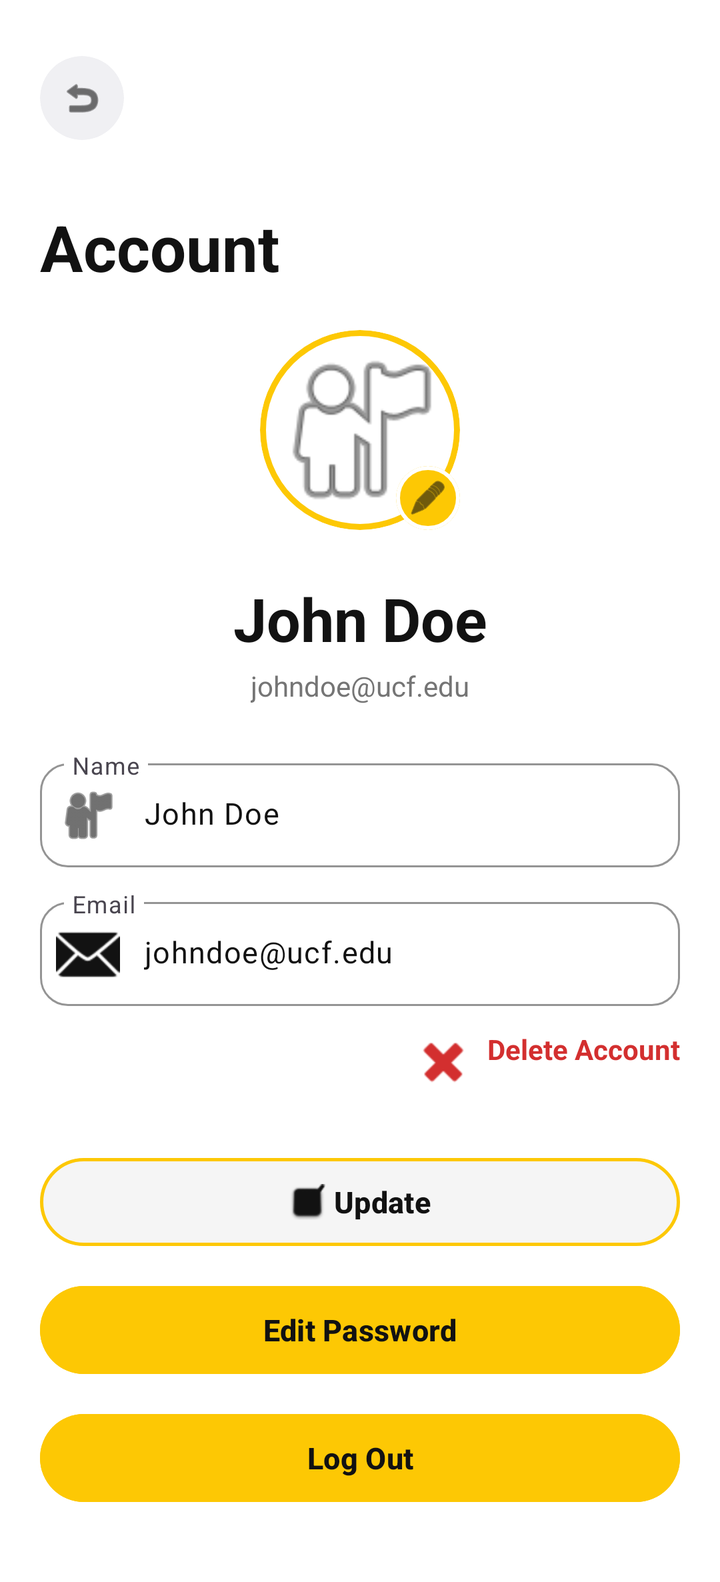
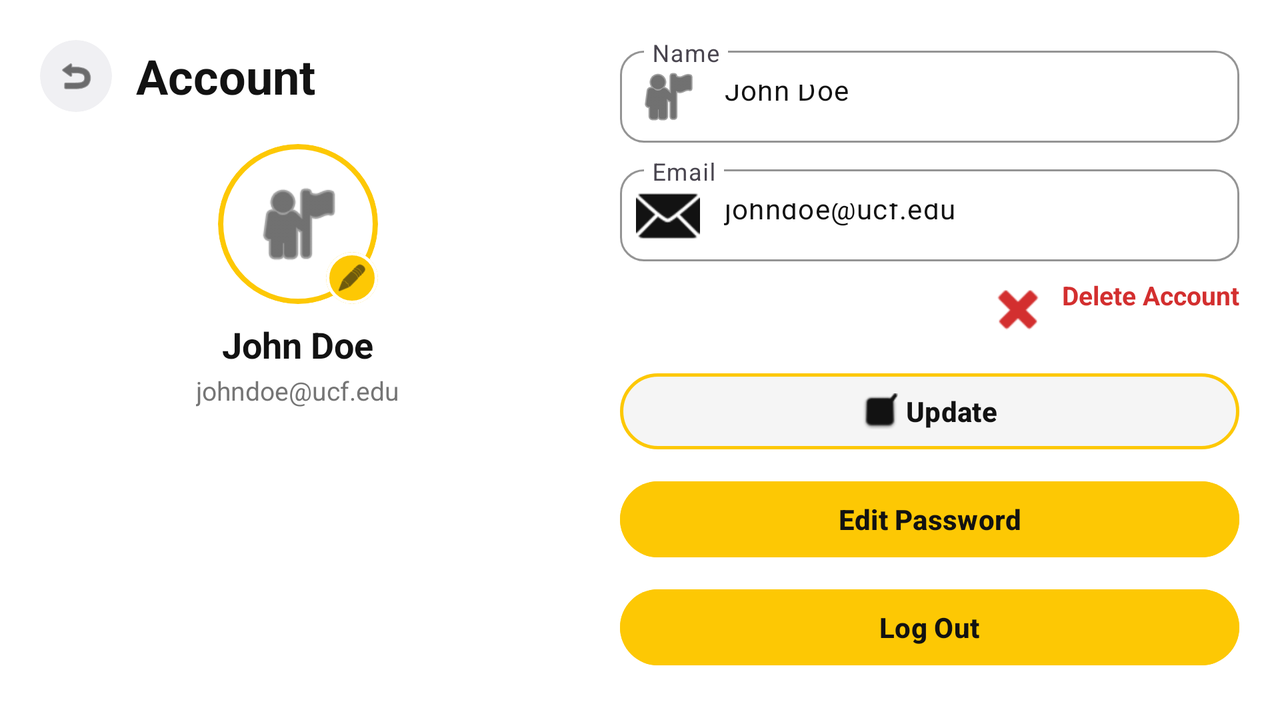

Compare how this app lays out the same screen by default and in its alternative resource folder. The renders come first, then the two layout files and the values they reference.
<!-- AndroidManifest.xml: application theme Theme.AudioGraffiti -->
<!-- res/layout/setting_account_page.xml -->
<?xml version="1.0" encoding="utf-8"?>
<ScrollView xmlns:android="http://schemas.android.com/apk/res/android"
    xmlns:app="http://schemas.android.com/apk/res-auto"
    xmlns:tools="http://schemas.android.com/tools"
    android:layout_width="match_parent"
    android:layout_height="match_parent"
    android:background="#FFFFFF"
    android:fillViewport="true">

    <androidx.constraintlayout.widget.ConstraintLayout
        android:layout_width="match_parent"
        android:layout_height="wrap_content"
        android:padding="20dp">

        
        <com.google.android.material.card.MaterialCardView
            android:id="@+id/back_button_card"
            android:layout_width="42dp"
            android:layout_height="42dp"
            android:layout_marginTop="8dp"
            app:cardBackgroundColor="#F0F0F3"
            app:cardCornerRadius="21dp"
            app:cardElevation="0dp"
            app:strokeWidth="0dp"
            app:layout_constraintStart_toStartOf="parent"
            app:layout_constraintTop_toTopOf="parent">

            <ImageView
                android:layout_width="match_parent"
                android:layout_height="match_parent"
                android:contentDescription="Back"
                android:padding="10dp"
                android:src="@android:drawable/ic_menu_revert"
                app:tint="#121212" />
        </com.google.android.material.card.MaterialCardView>

        
        <TextView
            android:id="@+id/screen_title"
            android:layout_width="wrap_content"
            android:layout_height="wrap_content"
            android:layout_marginTop="32dp"
            android:text="Account"
            android:textColor="#121212"
            android:textSize="32sp"
            android:textStyle="bold"
            app:layout_constraintStart_toStartOf="parent"
            app:layout_constraintTop_toBottomOf="@+id/back_button_card" />

        
        <FrameLayout
            android:id="@+id/avatar_container"
            android:layout_width="100dp"
            android:layout_height="100dp"
            android:layout_marginTop="20dp"
            app:layout_constraintEnd_toEndOf="parent"
            app:layout_constraintStart_toStartOf="parent"
            app:layout_constraintTop_toBottomOf="@+id/screen_title">

            
            <com.google.android.material.card.MaterialCardView
                android:layout_width="100dp"
                android:layout_height="100dp"
                app:cardBackgroundColor="#FFFFFF"
                app:cardCornerRadius="50dp"
                app:cardElevation="0dp"
                app:strokeColor="#FDC804"
                app:strokeWidth="3dp">

                <ImageView
                    android:id="@+id/avatar_imageView"
                    android:layout_width="match_parent"
                    android:layout_height="match_parent"
                    android:contentDescription="Profile Avatar"
                    android:padding="4dp"
                    android:scaleType="centerCrop"
                    android:src="@android:drawable/ic_menu_myplaces" />
            </com.google.android.material.card.MaterialCardView>

            
            <com.google.android.material.card.MaterialCardView
                android:id="@+id/edit_avatar_badge"
                android:layout_width="32dp"
                android:layout_height="32dp"
                android:layout_gravity="bottom|end"
                app:cardBackgroundColor="#FDC804"
                app:cardCornerRadius="16dp"
                app:cardElevation="0dp"
                app:strokeColor="#FFFFFF"
                app:strokeWidth="2dp">

                <ImageView
                    android:layout_width="match_parent"
                    android:layout_height="match_parent"
                    android:contentDescription="Edit Avatar"
                    android:padding="6dp"
                    android:src="@android:drawable/ic_menu_edit"
                    app:tint="#121212" />
            </com.google.android.material.card.MaterialCardView>
        </FrameLayout>

        
        <TextView
            android:id="@+id/username_textView"
            android:layout_width="wrap_content"
            android:layout_height="wrap_content"
            android:layout_marginTop="24dp"
            android:text="John Doe"
            android:textColor="#121212"
            android:textSize="30sp"
            android:textStyle="bold"
            app:layout_constraintEnd_toEndOf="parent"
            app:layout_constraintStart_toStartOf="parent"
            app:layout_constraintTop_toBottomOf="@+id/avatar_container" />

        
        <TextView
            android:id="@+id/email_textView"
            android:layout_width="wrap_content"
            android:layout_height="wrap_content"
            android:layout_marginTop="4dp"
            android:text="johndoe@ucf.edu"
            android:textColor="#757575"
            android:textSize="14sp"
            app:layout_constraintEnd_toEndOf="parent"
            app:layout_constraintStart_toStartOf="parent"
            app:layout_constraintTop_toBottomOf="@+id/username_textView" />

        
        <LinearLayout
            android:id="@+id/input_fields_container"
            android:layout_width="0dp"
            android:layout_height="wrap_content"
            android:layout_marginTop="24dp"
            android:orientation="vertical"
            app:layout_constraintEnd_toEndOf="parent"
            app:layout_constraintStart_toStartOf="parent"
            app:layout_constraintTop_toBottomOf="@+id/email_textView">

            
            <com.google.android.material.textfield.TextInputLayout
                android:id="@+id/nameInputLayout"
                style="@style/Widget.Material3.TextInputLayout.OutlinedBox"
                android:layout_width="match_parent"
                android:layout_height="wrap_content"
                android:layout_marginBottom="12dp"
                android:hint="Name"
                app:boxCornerRadiusBottomEnd="14dp"
                app:boxCornerRadiusBottomStart="14dp"
                app:boxCornerRadiusTopEnd="14dp"
                app:boxCornerRadiusTopStart="14dp"
                app:boxStrokeColor="#FDC804"
                app:startIconDrawable="@android:drawable/ic_menu_myplaces"
                app:startIconTint="#121212">

                <com.google.android.material.textfield.TextInputEditText
                    android:id="@+id/userName_edit"
                    android:layout_width="match_parent"
                    android:layout_height="52dp"
                    android:inputType="textPersonName"
                    android:text="John Doe"
                    android:textColor="#121212"
                    android:textSize="15sp" />
            </com.google.android.material.textfield.TextInputLayout>

            
            <com.google.android.material.textfield.TextInputLayout
                android:id="@+id/emailInputLayout"
                style="@style/Widget.Material3.TextInputLayout.OutlinedBox"
                android:layout_width="match_parent"
                android:layout_height="wrap_content"
                android:hint="Email"
                app:boxCornerRadiusBottomEnd="14dp"
                app:boxCornerRadiusBottomStart="14dp"
                app:boxCornerRadiusTopEnd="14dp"
                app:boxCornerRadiusTopStart="14dp"
                app:boxStrokeColor="#FDC804"
                app:startIconDrawable="@android:drawable/ic_dialog_email"
                app:startIconTint="#121212">

                <com.google.android.material.textfield.TextInputEditText
                    android:id="@+id/email_edit"
                    android:layout_width="match_parent"
                    android:layout_height="52dp"
                    android:inputType="textEmailAddress"
                    android:text="johndoe@ucf.edu"
                    android:textColor="#121212"
                    android:textSize="15sp" />
            </com.google.android.material.textfield.TextInputLayout>

        </LinearLayout>

        
        <TextView
            android:id="@+id/deleteAccount_textLink"
            android:layout_width="wrap_content"
            android:layout_height="wrap_content"
            android:layout_marginTop="12dp"
            android:drawablePadding="6dp"
            android:text="Delete Account"
            android:textColor="#D32F2F"
            android:textSize="14sp"
            android:textStyle="bold"
            app:drawableStartCompat="@android:drawable/ic_delete"
            app:drawableTint="#D32F2F"
            app:layout_constraintEnd_toEndOf="parent"
            app:layout_constraintTop_toBottomOf="@+id/input_fields_container" />

        
        <LinearLayout
            android:id="@+id/buttons_container"
            android:layout_width="0dp"
            android:layout_height="wrap_content"
            android:layout_marginTop="28dp"
            android:orientation="vertical"
            app:layout_constraintBottom_toBottomOf="parent"
            app:layout_constraintEnd_toEndOf="parent"
            app:layout_constraintStart_toStartOf="parent"
            app:layout_constraintTop_toBottomOf="@+id/deleteAccount_textLink"
            app:layout_constraintVertical_bias="1.0">

            
            <Button
                android:id="@+id/update_button"
                style="@style/Widget.Material3.Button.OutlinedButton"
                android:layout_width="match_parent"
                android:layout_height="52dp"
                android:layout_marginBottom="12dp"
                android:backgroundTint="#F5F5F5"
                android:text="Update"
                android:textColor="#121212"
                android:textSize="15sp"
                android:textStyle="bold"
                app:cornerRadius="26dp"
                app:icon="@android:drawable/checkbox_on_background"
                app:iconGravity="textStart"
                app:iconTint="#121212"
                app:strokeColor="#FDC804"
                app:strokeWidth="1.5dp" />

            
            <Button
                android:id="@+id/editPassword_button"
                android:layout_width="match_parent"
                android:layout_height="52dp"
                android:layout_marginBottom="12dp"
                android:backgroundTint="#FDC804"
                android:text="Edit Password"
                android:textColor="#121212"
                android:textSize="15sp"
                android:textStyle="bold"
                app:cornerRadius="26dp" />

            
            <Button
                android:id="@+id/logout_button_account"
                android:layout_width="match_parent"
                android:layout_height="52dp"
                android:layout_marginBottom="16dp"
                android:backgroundTint="#FDC804"
                android:text="Log Out"
                android:textColor="#121212"
                android:textSize="15sp"
                android:textStyle="bold"
                app:cornerRadius="26dp" />

        </LinearLayout>

    </androidx.constraintlayout.widget.ConstraintLayout>

</ScrollView>
<!-- resources referenced by this layout -->
<resources>
  <style name="Theme.AudioGraffiti" parent="Base.Theme.AudioGraffiti" />
  <style name="Base.Theme.AudioGraffiti" parent="Theme.Material3.DayNight.NoActionBar">
          
      </style>
</resources>
<!-- res/layout-land/setting_account_page.xml (the repository's variant of the layout above) -->
<!-- drawn on the phone turned sideways -->
<?xml version="1.0" encoding="utf-8"?>
<ScrollView xmlns:android="http://schemas.android.com/apk/res/android"
    xmlns:app="http://schemas.android.com/apk/res-auto"
    xmlns:tools="http://schemas.android.com/tools"
    android:layout_width="match_parent"
    android:layout_height="match_parent"
    android:background="#FFFFFF"
    android:fillViewport="true">

    <LinearLayout
        android:layout_width="match_parent"
        android:layout_height="wrap_content"
        android:baselineAligned="false"
        android:orientation="horizontal"
        android:padding="20dp">

        
        <LinearLayout
            android:layout_width="0dp"
            android:layout_height="wrap_content"
            android:layout_weight="1"
            android:layout_marginEnd="16dp"
            android:orientation="vertical">

            
            <LinearLayout
                android:layout_width="wrap_content"
                android:layout_height="wrap_content"
                android:gravity="center_vertical"
                android:orientation="horizontal">

                <com.google.android.material.card.MaterialCardView
                    android:id="@+id/back_button_card"
                    android:layout_width="36dp"
                    android:layout_height="36dp"
                    app:cardBackgroundColor="#F0F0F3"
                    app:cardCornerRadius="18dp"
                    app:cardElevation="0dp"
                    app:strokeWidth="0dp">

                    <ImageView
                        android:layout_width="match_parent"
                        android:layout_height="match_parent"
                        android:contentDescription="Back"
                        android:padding="8dp"
                        android:src="@android:drawable/ic_menu_revert"
                        app:tint="#121212" />
                </com.google.android.material.card.MaterialCardView>

                <TextView
                    android:id="@+id/screen_title"
                    android:layout_width="wrap_content"
                    android:layout_height="wrap_content"
                    android:layout_marginStart="12dp"
                    android:text="Account"
                    android:textColor="#121212"
                    android:textSize="24sp"
                    android:textStyle="bold" />
            </LinearLayout>

            
            <FrameLayout
                android:layout_width="80dp"
                android:layout_height="80dp"
                android:layout_gravity="center_horizontal"
                android:layout_marginTop="16dp">

                <com.google.android.material.card.MaterialCardView
                    android:layout_width="80dp"
                    android:layout_height="80dp"
                    app:cardBackgroundColor="#FFFFFF"
                    app:cardCornerRadius="40dp"
                    app:cardElevation="0dp"
                    app:strokeColor="#FDC804"
                    app:strokeWidth="2.5dp">

                    <ImageView
                        android:id="@+id/avatar_imageView"
                        android:layout_width="match_parent"
                        android:layout_height="match_parent"
                        android:padding="16dp"
                        android:src="@android:drawable/ic_menu_myplaces"
                        app:tint="#121212" />
                </com.google.android.material.card.MaterialCardView>

                <com.google.android.material.card.MaterialCardView
                    android:id="@+id/edit_avatar_badge"
                    android:layout_width="26dp"
                    android:layout_height="26dp"
                    android:layout_gravity="bottom|end"
                    app:cardBackgroundColor="#FDC804"
                    app:cardCornerRadius="13dp"
                    app:cardElevation="0dp"
                    app:strokeColor="#FFFFFF"
                    app:strokeWidth="1.5dp">

                    <ImageView
                        android:layout_width="match_parent"
                        android:layout_height="match_parent"
                        android:padding="5dp"
                        android:src="@android:drawable/ic_menu_edit"
                        app:tint="#121212" />
                </com.google.android.material.card.MaterialCardView>
            </FrameLayout>

            <TextView
                android:id="@+id/username_textView"
                android:layout_width="wrap_content"
                android:layout_height="wrap_content"
                android:layout_gravity="center_horizontal"
                android:layout_marginTop="8dp"
                android:text="John Doe"
                android:textColor="#121212"
                android:textSize="18sp"
                android:textStyle="bold" />

            <TextView
                android:id="@+id/email_textView"
                android:layout_width="wrap_content"
                android:layout_height="wrap_content"
                android:layout_gravity="center_horizontal"
                android:layout_marginTop="2dp"
                android:text="johndoe@ucf.edu"
                android:textColor="#757575"
                android:textSize="13sp" />

        </LinearLayout>

        
        <LinearLayout
            android:layout_width="0dp"
            android:layout_height="wrap_content"
            android:layout_weight="1.2"
            android:layout_marginStart="16dp"
            android:orientation="vertical">

            <com.google.android.material.textfield.TextInputLayout
                android:id="@+id/nameInputLayout"
                style="@style/Widget.Material3.TextInputLayout.OutlinedBox"
                android:layout_width="match_parent"
                android:layout_height="wrap_content"
                android:hint="Name"
                app:boxCornerRadiusBottomEnd="12dp"
                app:boxCornerRadiusBottomStart="12dp"
                app:boxCornerRadiusTopEnd="12dp"
                app:boxCornerRadiusTopStart="12dp"
                app:boxStrokeColor="#FDC804"
                app:startIconDrawable="@android:drawable/ic_menu_myplaces"
                app:startIconTint="#121212">

                <com.google.android.material.textfield.TextInputEditText
                    android:id="@+id/userName_edit"
                    android:layout_width="match_parent"
                    android:layout_height="46dp"
                    android:inputType="textPersonName"
                    android:text="John Doe"
                    android:textColor="#121212"
                    android:textSize="14sp" />
            </com.google.android.material.textfield.TextInputLayout>

            <com.google.android.material.textfield.TextInputLayout
                android:id="@+id/emailInputLayout"
                style="@style/Widget.Material3.TextInputLayout.OutlinedBox"
                android:layout_width="match_parent"
                android:layout_height="wrap_content"
                android:layout_marginTop="8dp"
                android:hint="Email"
                app:boxCornerRadiusBottomEnd="12dp"
                app:boxCornerRadiusBottomStart="12dp"
                app:boxCornerRadiusTopEnd="12dp"
                app:boxCornerRadiusTopStart="12dp"
                app:boxStrokeColor="#FDC804"
                app:startIconDrawable="@android:drawable/ic_dialog_email"
                app:startIconTint="#121212">

                <com.google.android.material.textfield.TextInputEditText
                    android:id="@+id/email_edit"
                    android:layout_width="match_parent"
                    android:layout_height="46dp"
                    android:inputType="textEmailAddress"
                    android:text="johndoe@ucf.edu"
                    android:textColor="#121212"
                    android:textSize="14sp" />
            </com.google.android.material.textfield.TextInputLayout>

            <TextView
                android:id="@+id/deleteAccount_textLink"
                android:layout_width="wrap_content"
                android:layout_height="wrap_content"
                android:layout_gravity="end"
                android:layout_marginTop="8dp"
                android:drawablePadding="6dp"
                android:text="Delete Account"
                android:textColor="#D32F2F"
                android:textSize="13sp"
                android:textStyle="bold"
                app:drawableStartCompat="@android:drawable/ic_delete"
                app:drawableTint="#D32F2F" />

            <Button
                android:id="@+id/update_button"
                style="@style/Widget.Material3.Button.OutlinedButton"
                android:layout_width="match_parent"
                android:layout_height="46dp"
                android:layout_marginTop="12dp"
                android:backgroundTint="#F5F5F5"
                android:text="Update"
                android:textColor="#121212"
                android:textSize="14sp"
                android:textStyle="bold"
                app:cornerRadius="23dp"
                app:icon="@android:drawable/checkbox_on_background"
                app:iconGravity="textStart"
                app:iconTint="#121212"
                app:strokeColor="#FDC804"
                app:strokeWidth="1.5dp" />

            <Button
                android:id="@+id/editPassword_button"
                android:layout_width="match_parent"
                android:layout_height="46dp"
                android:layout_marginTop="8dp"
                android:backgroundTint="#FDC804"
                android:text="Edit Password"
                android:textColor="#121212"
                android:textSize="14sp"
                android:textStyle="bold"
                app:cornerRadius="23dp" />

            <Button
                android:id="@+id/logout_button_account"
                android:layout_width="match_parent"
                android:layout_height="46dp"
                android:layout_marginTop="8dp"
                android:backgroundTint="#FDC804"
                android:text="Log Out"
                android:textColor="#121212"
                android:textSize="14sp"
                android:textStyle="bold"
                app:cornerRadius="23dp" />

        </LinearLayout>

    </LinearLayout>

</ScrollView>
